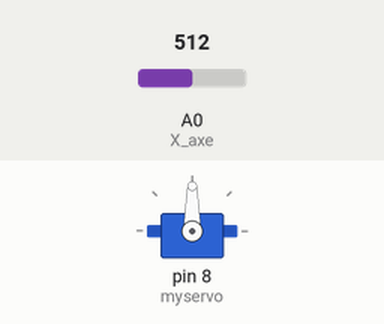
Recording of a sketch running on a simulated Arduino Uno, built with avr-gcc and run on an emulated ATmega328P. Parts: servo. The test bench sets the inputs (shaded band); at power-on: A0 (X_axe) = 512.

Above: at 1.2 s.
1.3 s: A0 (X_axe) set to 716
At 2.5 s:
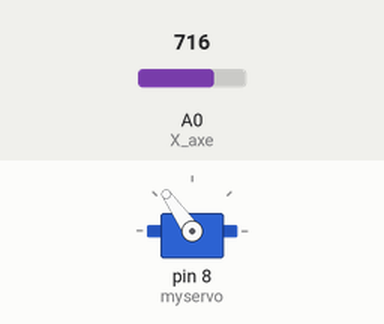
2.8 s: A0 (X_axe) set to 900
At 3.4 s:
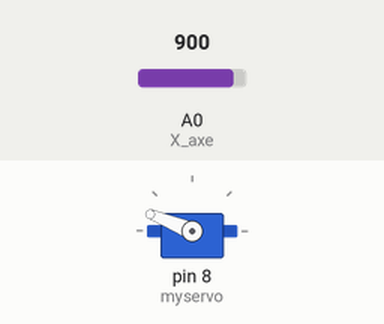
4.3 s: A0 (X_axe) set to 1023
At 4.8 s:
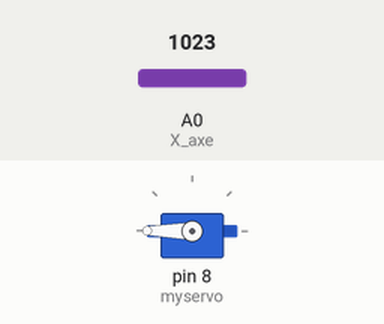
5.8 s: A0 (X_axe) set to 306
At 6.9 s:
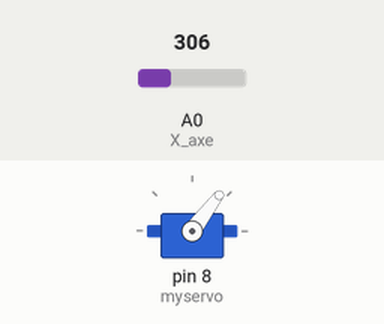
7.3 s: A0 (X_axe) set to 122
At 8.3 s:
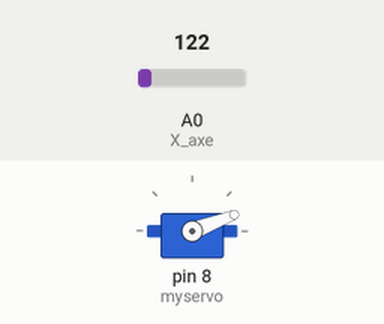
Timing chart, 0 to 9.8 s (numbered marks = the images above; inputs shaded):
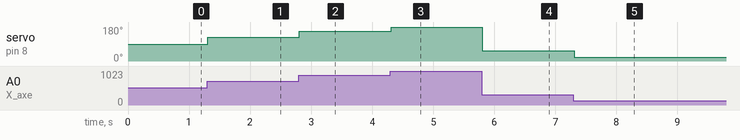

The sketch:

Servo_Motor__Joystick.ino
```cpp
#include <Servo.h>
const int X_axe = A0; // analog pin connected to Y output

Servo myservo;

int Val;

void setup() {
  myservo.attach(8);
}

void loop() {
  Val = analogRead(X_axe);
  Val = map(Val, 0, 1023, 0, 180);
  myservo.write(Val);
  delay(15);
}
```

Measured:
- after the input at 1.3 s, servo on pin 8 (myservo): 90° → 125° at once
- after the input at 2.8 s, servo on pin 8 (myservo): 125° → 158° at once
- after the input at 4.3 s, servo on pin 8 (myservo): 158° → 180° at once
- after the input at 5.8 s, servo on pin 8 (myservo): 180° → 53° at once
- after the input at 7.3 s, servo on pin 8 (myservo): 53° → 21° at once
